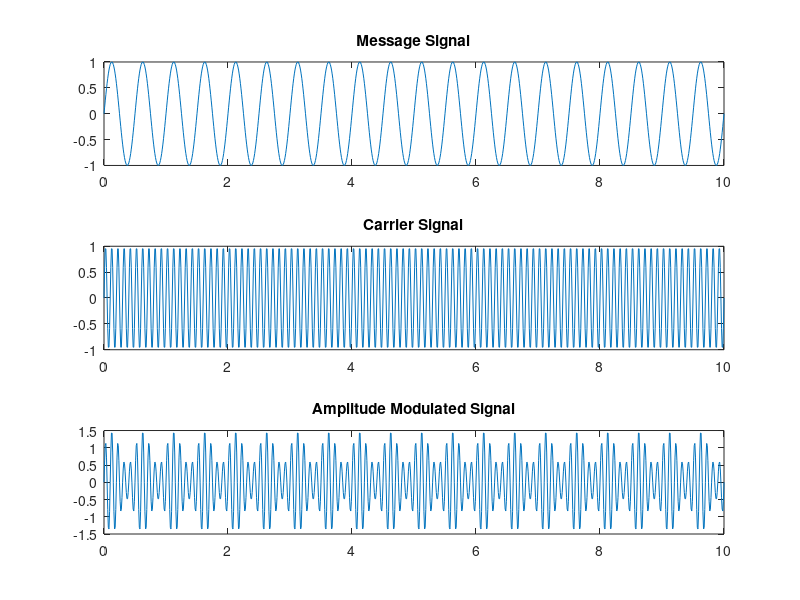

Source code (MATLAB):
clear all
close
clc

% Define the message signal
t = 0:0.01:10;
message = sin(2*pi*2*t);

% Define the carrier signal
fc = 10; % carrier frequency
carrier = sin(2*pi*fc*t);

% Modulate the message signal with the carrier signal
am = (1 + 0.5.*message).*carrier;

% Plot the original message signal, carrier signal, and modulated signal
subplot(3,1,1)
plot(t, message)
title('Message Signal')

subplot(3,1,2)
plot(t, carrier)
title('Carrier Signal')

subplot(3,1,3)
plot(t, am)
title('Amplitude Modulated Signal')
